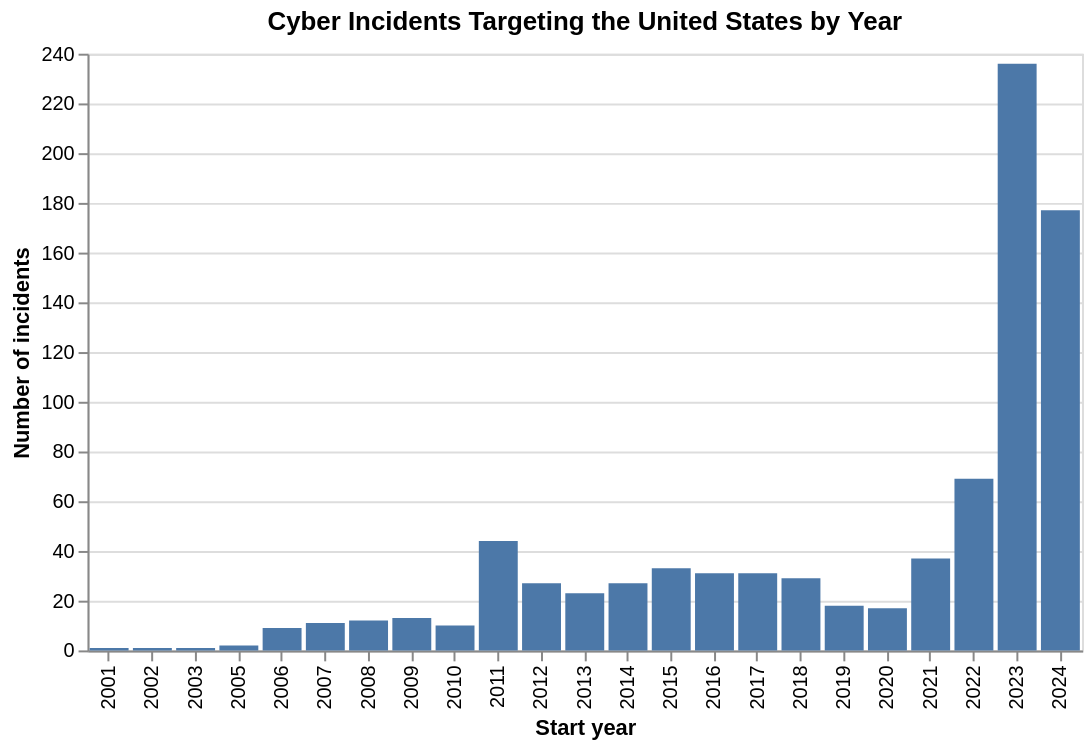

The cell this chart's notebook holds for it:
### Code cell
by_year = us.groupby(us['start_date'].dt.year).size().reset_index(name='incidents')
by_year.columns = ['year', 'incidents']

alt.Chart(by_year).mark_bar().encode(
    alt.X('year:O', title='Start year'),
    alt.Y('incidents:Q', title='Number of incidents')
).properties(title='Cyber Incidents Targeting the United States by Year', width=500)

### Figure 1 — Vega-Lite specification as saved in the notebook (floating-point values rounded to 4 significant figures)
{"config": {"view": {"continuousWidth": 300, "continuousHeight": 300}}, "data": {"name": "data-72c8cb860da3134b74dd8aa7160b3087"}, "mark": {"type": "bar"}, "encoding": {"x": {"field": "year", "title": "Start year", "type": "ordinal"}, "y": {"field": "incidents", "title": "Number of incidents", "type": "quantitative"}}, "title": "Cyber Incidents Targeting the United States by Year", "width": 500, "$schema": "https://vega.github.io/schema/vega-lite/v5.20.1.json", "datasets": {"data-72c8cb860da3134b74dd8aa7160b3087": [{"year": 2001, "incidents": 1}, {"year": 2002, "incidents": 1}, {"year": 2003, "incidents": 1}, {"year": 2005, "incidents": 2}, {"year": 2006, "incidents": 9}, {"year": 2007, "incidents": 11}, {"year": 2008, "incidents": 12}, {"year": 2009, "incidents": 13}, {"year": 2010, "incidents": 10}, {"year": 2011, "incidents": 44}, {"year": 2012, "incidents": 27}, {"year": 2013, "incidents": 23}, {"year": 2014, "incidents": 27}, {"year": 2015, "incidents": 33}, {"year": 2016, "incidents": 31}, {"year": 2017, "incidents": 31}, {"year": 2018, "incidents": 29}, {"year": 2019, "incidents": 18}, {"year": 2020, "incidents": 17}, {"year": 2021, "incidents": 37}, {"year": 2022, "incidents": 69}, {"year": 2023, "incidents": 236}, {"year": 2024, "incidents": 177}]}}
